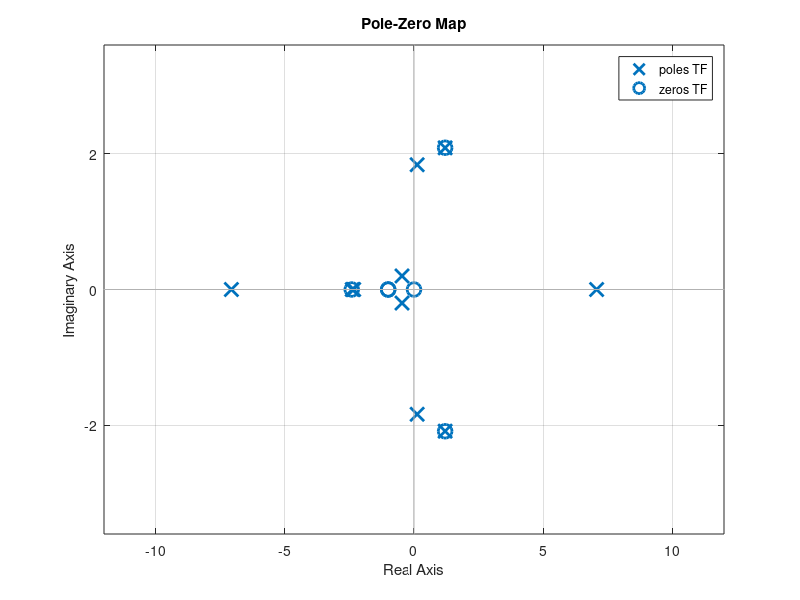

Write MATLAB code to recreate this figure.
%% Exercício 6

clc; 
close all; 
clear all;

%Definição dos parâmetros
K1 = 4;

nume1 = [1];
deno1 = [1 1];
H1 = tf(nume1,deno1)

nume2 = [1 0];
deno2 = [1 0 2];
H2 = tf(nume2,deno2)

nume3 = [4 2];
deno3 = [1 2 1];
H3 = tf(nume3,deno3)

nume4 = [1];
deno4 = [1 0 0];
H4 = tf(nume4,deno4)

K2 = 50;

num5 = [1 0 2];
den5 = [1 0 0 14];
H5 = tf(num5,den5)

%%Letra A
%Definição das funções
aux1 = series(H1,H2); 
aux2 = feedback(aux1,H3,-1);
aux3 = feedback(H4,K2,+1);
aux4 = series(aux2,aux3);
aux5 = feedback(aux4,H5,-1);
TF = series(K1,aux5) % Função Transferência do sistema completo

%%Letra B
%Plotagem
figure()
pzmap(TF)
grid on

%%Letra C
p = pole(TF) %Indicados por X
z = zero(TF) %Indicados por 0